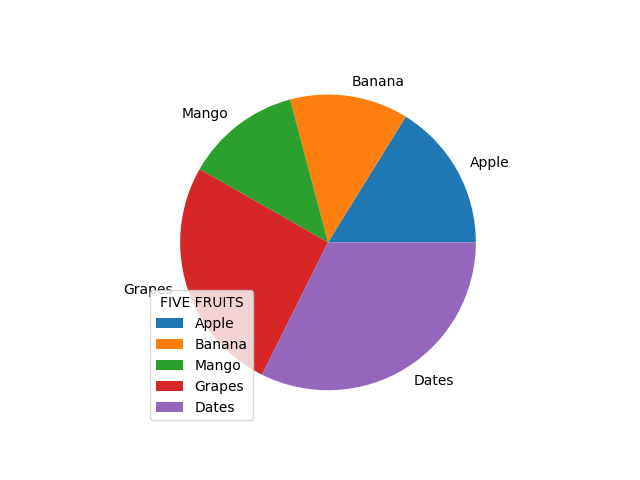

Source code (Python):
import matplotlib.pyplot as mp
import numpy as np
y=np.array([50,40,39,80,100])
l=["Apple","Banana","Mango","Grapes","Dates"]
mp.pie(y,labels=l)
mp.legend(title="FIVE FRUITS")
mp.show()
